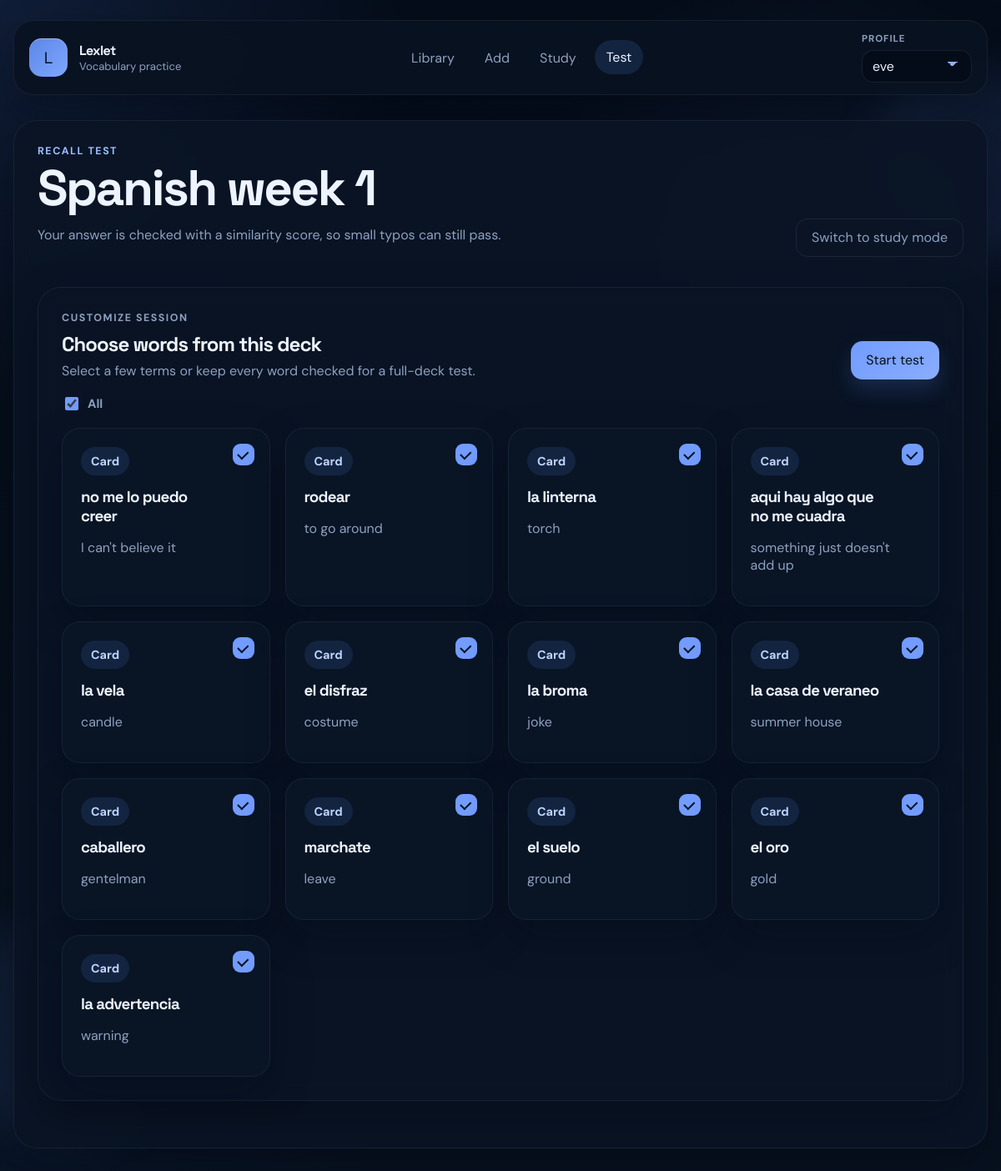
The app's page /test?deck_id=14 with its own data.
### tables this page shows
CREATE TABLE decks (
            id INTEGER PRIMARY KEY AUTOINCREMENT,
            name TEXT NOT NULL UNIQUE
        , profile_id INTEGER);

CREATE TABLE cards (
            id INTEGER PRIMARY KEY AUTOINCREMENT,
            term TEXT NOT NULL,
            definition TEXT NOT NULL
        , deck_id INTEGER);

### app.py (the view, shortened to what this page needs)
@app.route("/test", methods=["GET", "POST"])
def test():
    conn = get_db()
    active_profile_id = get_active_profile_id(conn)
    decks = get_all_decks(conn, active_profile_id)
    selected_deck_id = request.values.get("deck_id", type=int)
    selected_card_ids = get_requested_card_ids()
    selected_card_ids_value = ",".join(str(card_id) for card_id in selected_card_ids)
    selected_deck = get_deck(conn, selected_deck_id, active_profile_id) if selected_deck_id else None
    if not selected_deck:
        conn.close()
        return render_test_template(decks=decks, selected_deck=None, result=False)
    all_cards = list(conn.execute("SELECT * FROM cards WHERE deck_id = ?", (selected_deck_id,)).fetchall())
    if request.method == "GET" and not request.args.get("start"):
        conn.close()
        return render_test_template(
            decks=decks,
            selected_deck=selected_deck,
            cards=all_cards,
            test_selection=True,
            result=False,
            selected_card_ids=selected_card_ids_value,
        )

### app.py (called while the page is built, shortened)
def get_db():
    conn = sqlite3.connect(DB_NAME)
    conn.row_factory = sqlite3.Row
    return conn

def get_profiles(conn):
    return conn.execute("SELECT id, name FROM profiles ORDER BY name COLLATE NOCASE").fetchall()

def get_active_profile_id(conn):
    stored_profile_id = session.get("active_profile_id")
    if stored_profile_id:
        existing = conn.execute("SELECT id FROM profiles WHERE id = ?", (stored_profile_id,)).fetchone()
        if existing:
            return stored_profile_id
    eve = conn.execute("SELECT id FROM profiles WHERE lower(name) = 'eve'").fetchone()
    if eve:
        session["active_profile_id"] = eve["id"]
        return eve["id"]
    first_profile = conn.execute("SELECT id FROM profiles ORDER BY id LIMIT 1").fetchone()
    if first_profile:
        session["active_profile_id"] = first_profile["id"]
        return first_profile["id"]
    return None

def get_all_decks(conn, profile_id):
    return conn.execute("""
        SELECT d.id, d.name, COUNT(c.id) AS card_count
        FROM decks d
        LEFT JOIN cards c ON c.deck_id = d.id
        WHERE d.profile_id = ?
        GROUP BY d.id, d.name
        ORDER BY d.name COLLATE NOCASE
    """, (profile_id,)).fetchall()

def get_deck(conn, deck_id, profile_id):
    return conn.execute("""
        SELECT d.id, d.name, COUNT(c.id) AS card_count
        FROM decks d
        LEFT JOIN cards c ON c.deck_id = d.id
        WHERE d.id = ? AND d.profile_id = ?
        GROUP BY d.id, d.name
    """, (deck_id, profile_id)).fetchone()

def get_requested_card_ids():
    raw_ids = request.values.getlist("card_ids")
    raw_selected_ids = request.values.get("selected_card_ids", "")
    if raw_selected_ids:
        raw_ids.extend(raw_selected_ids.split(","))
    card_ids = []
    seen_ids = set()
    return card_ids

def render_test_template(**context):
    template = "_test_shell.html" if request.headers.get("X-Requested-With") == "XMLHttpRequest" else "test.html"
    return render_template(template, **context)

@app.context_processor
def inject_profile_state():
    conn = get_db()
    profiles = get_profiles(conn)
    active_profile_id = get_active_profile_id(conn)
    active_profile = conn.execute(
        "SELECT id, name FROM profiles WHERE id = ?",
        (active_profile_id,),
    ).fetchone()
    conn.close()
    return {"profiles": profiles, "active_profile": active_profile}

### templates/test.html (shortened to what this page needs)
{% extends "base.html" %}
{% block content %}
{% include "_test_shell.html" %}
{% endblock %}

### templates/_test_shell.html (shortened to what this page needs)
<section class="test-shell">
    <div class="section-header test-header">
        <div>
            <p class="eyebrow">Recall test</p>
            <h1>{% if selected_deck %}{{ selected_deck.name }}{% else %}Choose a deck before you test{% endif %}</h1>
            <p class="section-copy">{% if selected_deck %}Your answer is checked with a similarity score, so small typos can still pass.{% else %}Pick one deck so your test session stays on a single vocabulary set.{% endif %}</p>
        </div>
        <a class="button button-ghost" href="{% if selected_deck %}{{ url_for('study', deck_id=selected_deck.id) }}{% else %}{{ url_for('study') }}{% endif %}">Switch to study mode</a>
    </div>
    {% if not selected_deck %}
    {% if decks %}
    <section class="deck-grid">
        {% for deck in decks %}
        <article class="deck-card">
            <div class="card-meta">
                <span class="chip">Deck</span>
                <span class="deck-count">{{ deck.card_count }} {{ "card" if deck.card_count == 1 else "cards" }}</span>
            </div>
            <h3>{{ deck.name }}</h3>
            <p>Run recall checks only against this vocabulary set.</p>
            <div class="deck-actions">
                <a class="button button-primary" href="{{ url_for('test', deck_id=deck.id) }}">Test deck</a>
                <a class="button button-secondary" href="{{ url_for('deck_detail', deck_id=deck.id) }}">View deck</a>
            </div>
        </article>
        {% endfor %}
    </section>
    {% else %}
    <section class="empty-state">
        <p class="eyebrow">Nothing to test</p>
        <h2>No decks yet.</h2>
        <p>Create a deck and add some cards before you start testing recall.</p>
        <a class="button button-primary" href="{{ url_for('add_card') }}">Add cards</a>
    </section>
    {% endif %}
    {% elif test_selection %}
    {% if cards %}
    <form class="selection-panel" method="GET" action="{{ url_for('test') }}" data-normal-submit>
        <div class="selection-header">
            <div>
                <p class="eyebrow">Customize session</p>
                <h2>Choose words from this deck</h2>
                <p>Select a few terms or keep every word checked for a full-deck test.</p>
            </div>
            <div class="selection-actions">
                <button class="button button-primary" type="submit" data-test-action>Start test</button>
            </div>
        </div>
        <label class="selection-summary">
            <input class="all-selection-checkbox" type="checkbox" data-select-all checked>
            <span data-selection-count>All</span>
        </label>
        <section class="card-grid selectable-card-grid">
        {% for card in cards %}
        <label class="card-item selectable-card">
            <span class="selection-check" aria-hidden="true"></span>
            <div class="card-meta">
                <span class="chip">Card</span>
            </div>
            <h3>{{ card.term }}</h3>
            <p>{{ card.definition }}</p>
        </label>
        {% endfor %}
        </section>
    </form>
    {% endif %}
    {% endif %}
</section>

### records on screen
decks: name "Spanish week 1"
cards: term "no me lo puedo creer", definition "I can't believe it"
cards: term "rodear", definition "to go around"
cards: term "la linterna", definition "torch"
cards: term "aqui hay algo que no me cuadra", definition "something just doesn't add up"
cards: term "la vela", definition "candle"
cards: term "el disfraz", definition "costume"
cards: term "la broma", definition "joke"
cards: term "la casa de veraneo", definition "summer house"
cards: term "caballero", definition "gentelman"
cards: term "marchate", definition "leave"
cards: term "el suelo", definition "ground"
cards: term "el oro", definition "gold"
cards: term "la advertencia", definition "warning"

### other values on screen
form field profile_id "eve"
